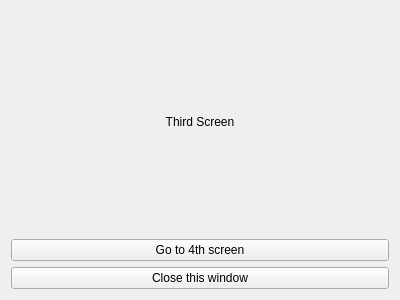
<?xml version="1.0" encoding="UTF-8"?>
<ui version="4.0">
 <class>Frame</class>
 <widget class="QFrame" name="Frame">
  <property name="geometry">
   <rect>
    <x>0</x>
    <y>0</y>
    <width>400</width>
    <height>300</height>
   </rect>
  </property>
  <property name="windowTitle">
   <string>Frame</string>
  </property>
  <layout class="QVBoxLayout" name="verticalLayout">
   <item>
    <widget class="QLabel" name="message_label">
     <property name="text">
      <string>Third Screen</string>
     </property>
     <property name="alignment">
      <set>Qt::AlignCenter</set>
     </property>
    </widget>
   </item>
   <item>
    <widget class="QPushButton" name="go_fourth_screen_button">
     <property name="text">
      <string>Go to 4th screen</string>
     </property>
    </widget>
   </item>
   <item>
    <widget class="QPushButton" name="close_window_button">
     <property name="text">
      <string>Close this window</string>
     </property>
    </widget>
   </item>
  </layout>
 </widget>
 <resources/>
 <connections/>
</ui>
